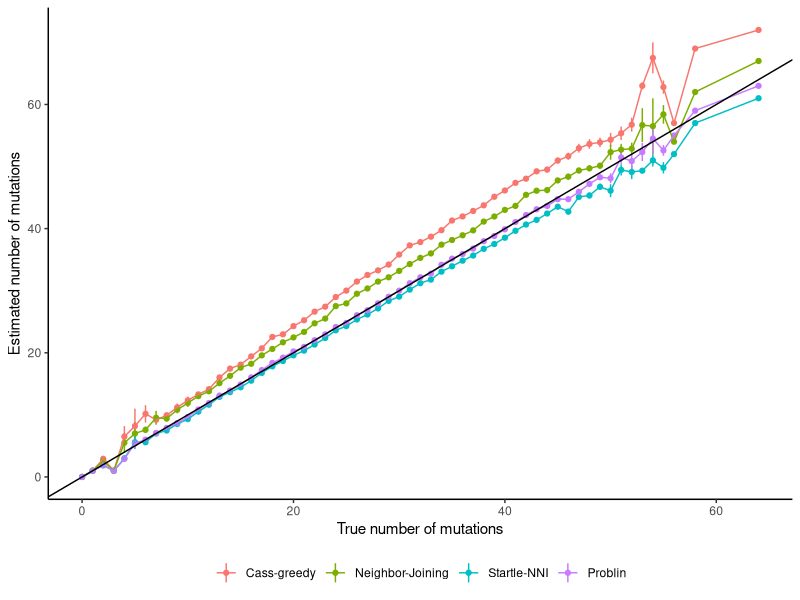
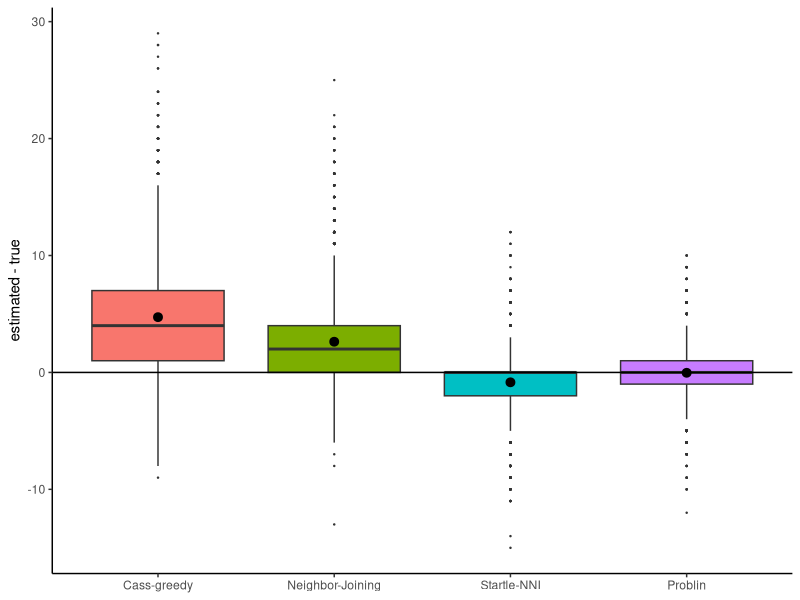
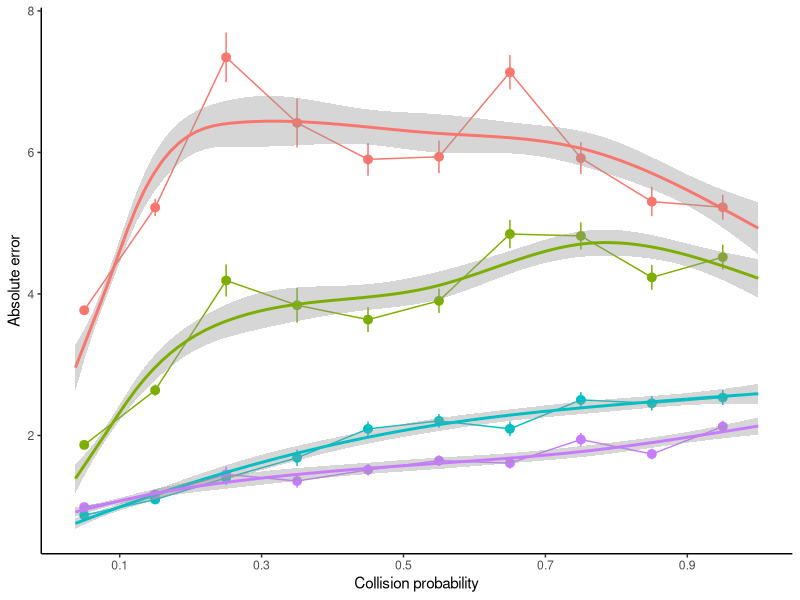
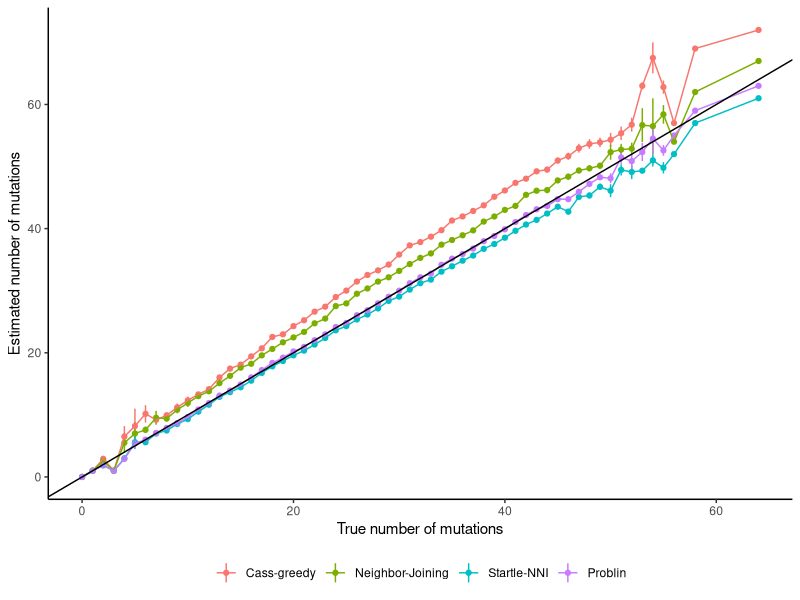
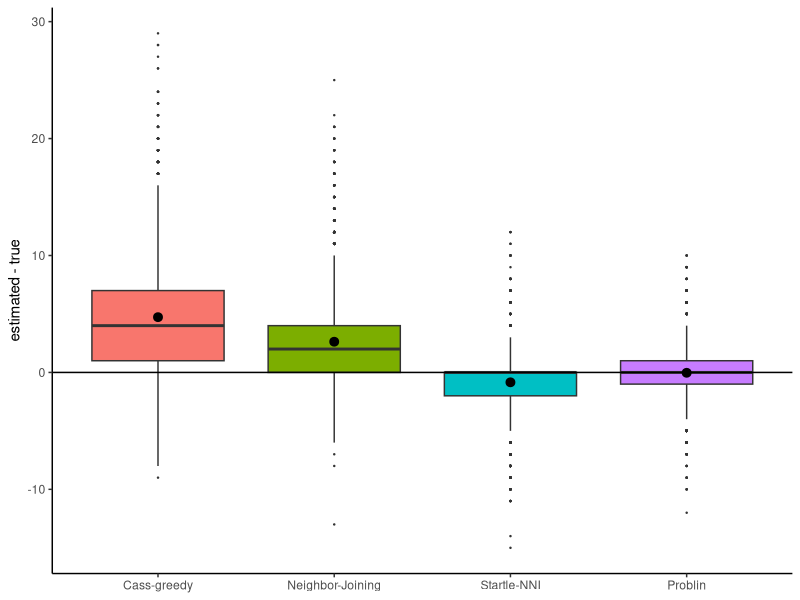
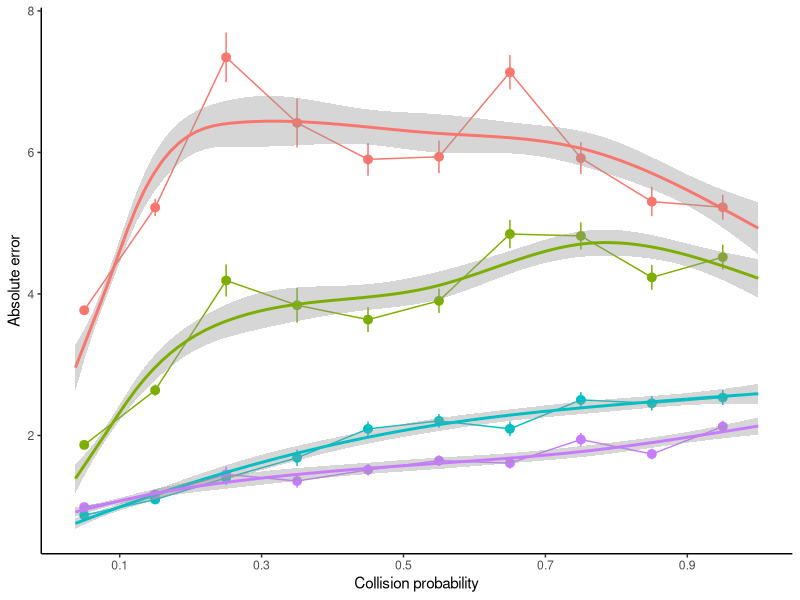

Source code (R) for these figures, in order:
setwd("/Users/uym2/my_gits/problin_experiments/sim_tlscl/Results/mutation_count")

require(ggplot2)

d = read.table("count_mutations.txt",header=T)

d$method = factor(d$method,levels = c("Cass-greedy","NJ","Startle","Problin"),labels=c("Cass-greedy","Neighbor-Joining","Startle-NNI","Problin"))

ggplot(d,aes(x=trueNmus,y=estNmus,color=method)) + 
  stat_summary(size=0.2,alpha=1) + 
  geom_line(stat="summary") + 
  #geom_smooth(size=1,method="lm",se = F) + 
  geom_abline(linetype=1) +
  xlab("True number of mutations") + ylab("Estimated number of mutations") + 
  theme_classic() + theme(legend.title = element_blank(), legend.position = "bottom")
ggsave("count_mutations.pdf",width=4,height=4)

ggplot(d,aes(x=method,y=estNmus-trueNmus,fill=method)) + geom_boxplot(outlier.size = 0.2) + 
  stat_summary() + ylab("estimated - true") + 
  geom_hline(yintercept = 0) + theme_classic() + 
  theme(legend.position="None",axis.title.x = element_blank())
ggsave("count_mutations_boxplot.pdf",width=4,height=4)

ggplot(d,aes(x=collision,y=abs(estNmus-trueNmus),color=method)) + 
  stat_summary_bin(binwidth = 0.1) +
  geom_line(stat="summary_bin",binwidth=0.1) + 
  geom_smooth() + 
  xlab("Collision probability") + ylab("Absolute error") +
  theme_classic() + theme(legend.title = element_blank(), legend.position = "None") +
  scale_x_continuous(breaks = c(0.1,0.3,0.5,0.7,0.9))
ggsave("collision_vs_error.pdf",width=4,height=4)

#########Correlation with collision
with(d[d$method == "Startle-NNI",],cor(collision,abs(trueNmus-estNmus)))
with(d[d$method == "Problin",],cor(collision,abs(trueNmus-estNmus)))
with(d[d$method == "Cass-greedy",],cor(collision,abs(trueNmus-estNmus)))
with(d[d$method == "Neighbor-Joining",],cor(collision,abs(trueNmus-estNmus)))

######### Mean absolute error
with(d[d$method == "Cass-greedy",],mean(abs(trueNmus-estNmus)))
with(d[d$method == "Startle-NNI",],mean(abs(trueNmus-estNmus)))
with(d[d$method == "Problin",],mean(abs(trueNmus-estNmus)))
with(d[d$method == "Neighbor-Joining",],mean(abs(trueNmus-estNmus)))

######### Root mean square error
with(d[d$method == "Cass-greedy",],sqrt(mean((trueNmus-estNmus)**2)))
with(d[d$method == "Startle-NNI",],sqrt(mean((trueNmus-estNmus)**2)))
with(d[d$method == "Problin",],sqrt(mean((trueNmus-estNmus)**2)))
with(d[d$method == "Neighbor-Joining",],sqrt(mean((trueNmus-estNmus)**2)))

######### Bias
with(d[d$method == "Cass-greedy",],mean(estNmus-trueNmus))
with(d[d$method == "Startle-NNI",],mean(estNmus-trueNmus))
with(d[d$method == "Problin",],mean(estNmus-trueNmus))
with(d[d$method == "Neighbor-Joining",],mean(estNmus-trueNmus))
